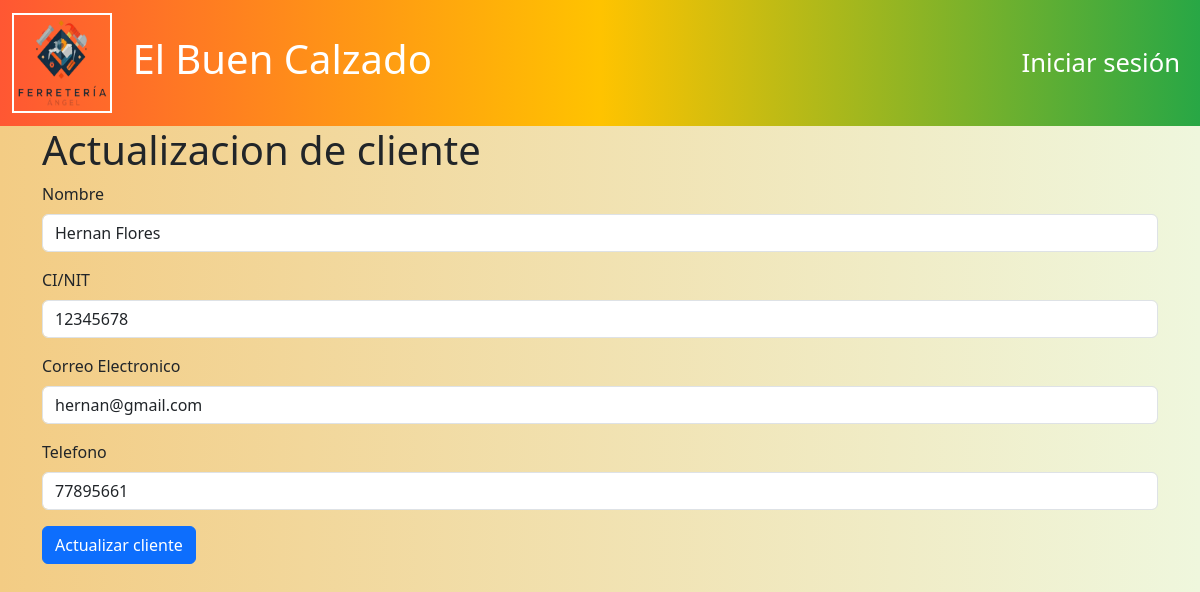
/clientes/edit/1, run on the app's committed database.
### models/cliente_model.py (models this page shows, shortened)
class Cliente(db.Model):
    __tablename__ = "clientes"
    id = db.Column(db.Integer,primary_key=True)
    nombre = db.Column(db.String(80),nullable=False)
    ci_nit = db.Column(db.String(20), nullable=False)
    email = db.Column(db.String(100),nullable=False)
    telefono = db.Column(db.String(20),nullable=False)
    facturas = db.relationship('Factura', back_populates='cliente')
    ventas = db.relationship('Venta',back_populates='cliente')
    @staticmethod
    def get_by_id(id):
        return Cliente.query.get(id)

### controllers/cliente_controller.py (the view, shortened to what this page needs)
@cliente_bp.route("/edit/<int:id>",methods=['GET','POST'])
def edit(id):
    cliente = Cliente.get_by_id(id)
    return cliente_view.edit(cliente)

### run.py (called while the page is built)
@app.context_processor
def inject_active_path():
    def is_active(path):
        return 'active' if request.path == path else ''
    return(dict(is_active =  is_active))

### views/cliente_view.py (called while the page is built)
def edit(cliente):
    return render_template('clientes/edit.html', cliente =  cliente)

### templates/clientes/edit.html (shortened to what this page needs)
{% extends 'base.html' %}
{% block content  %}
<h1>Actualizacion de cliente</h1>
<form action="{{ url_for('cliente.edit',id=cliente.id) }}" method="POST">
    <div class="mb-3">
        <label for=""  class="form-label">Nombre</label>
        <input type="text" class="form-control" name="nombre" value="{{cliente.nombre}}" required>
    </div>
    <div class="mb-3">
        <label for="" class="form-label">CI/NIT</label>
        <input type="text" class="form-control" name="ci_nit" value="{{ cliente.ci_nit }}" required>
    </div>
    <div class="mb-3">
        <label for=""  class="form-label">Correo Electronico</label>
        <input type="email" class="form-control" name="email" value="{{cliente.email}}" required>
    </div>
    <div class="mb-3">
        <label for=""  class="form-label">Telefono</label>
        <input type="number" class="form-control" name="telefono" value="{{cliente.telefono}}" required>
    </div>
    <button type="submit" class="btn btn-primary">Actualizar cliente</button>
</form>
{% endblock %}

### templates/base.html (style rules this page uses)
body { background: linear-gradient(to right, #f3cc84, #eff7dd); min-height: 100vh; }

### data on the page
Cliente: nombre "Hernan Flores", ci_nit "12345678", email "hernan@gmail.com", telefono "77895661"
